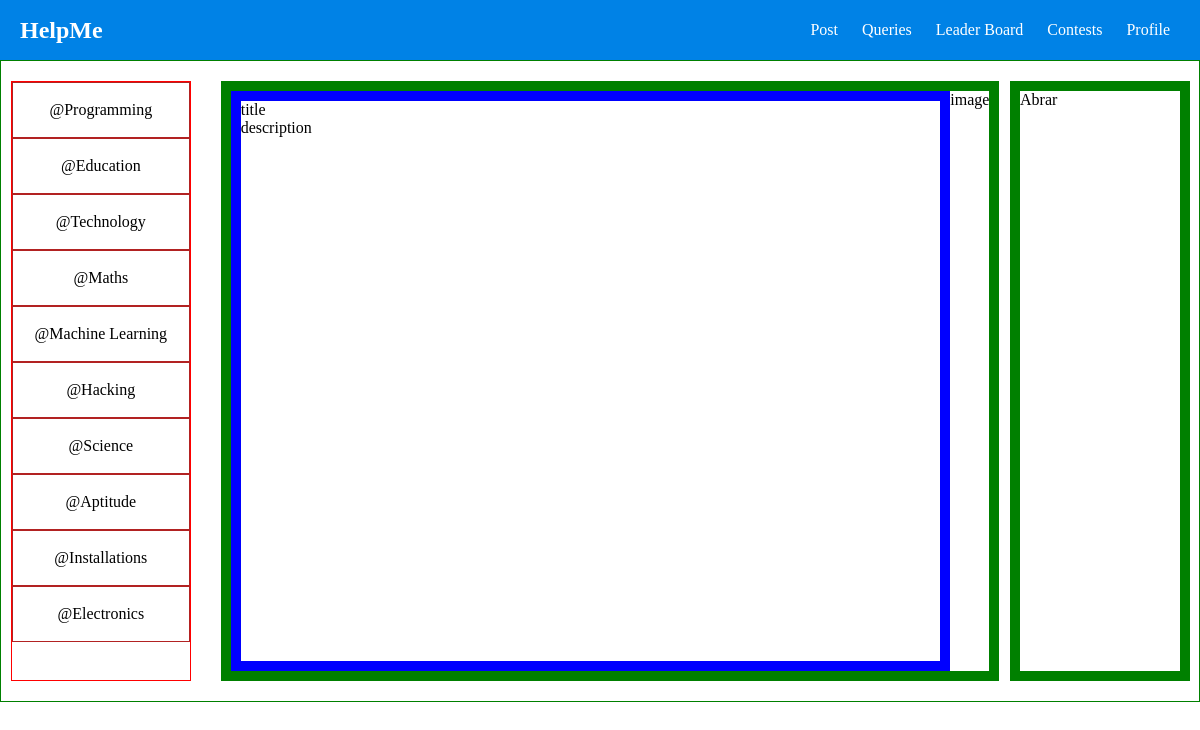
The page /mark85/op.php on the database its author committed.
### tables this page shows
CREATE TABLE `topics` (
  `id` int(11) NOT NULL,
  `name` varchar(255) NOT NULL,
  `slug` varchar(255) NOT NULL
);

### mark85/op.php (the view, shortened to what this page needs)
<?php include('config.php'); ?>
<?php
$topic = "SELECT * FROM topics";
$topic_fetch = mysqli_query($conn, $topic);
?>
<?php include('includes/main-header.php'); ?>
<!DOCTYPE html>
<html lang="en">
<head>
</head>
<body>
    <div class="container">
    <div class="sidebar">
    <?php foreach($topic_fetch as $topic_fetch_res): ?>
    <p><?php echo '@' . $topic_fetch_res['name'] ?></p>
    <?php endforeach ?>
    </div>
    <div class="content-bar">
    <div class="middle-bar">
    <p class="title">title</p>
    <p class="description">description</p>
    </div>
    <div class="img-bar">
    <p class="image">image</p>
    </div>
    </div>
    <div class="profile">
    <p>Abrar</p>
    </div>
    </div>
</body>
</html>

### mark85/includes/main-header.php (style rules this page uses)
* { margin: 0; padding: 0; text-decoration: none; -webkit-tap-highlight-color: rgba(0, 0, 0, 0) !important; }

### mark85/op.php (style rules this page uses)
* { padding: 0; margin: 0; box-sizing: border-box; }
.container { border: 1px solid green; display: flex; flex-wrap: wrap; margin: 0px 0px; }
.content-bar { display: flex; border: 10px solid green; width: 65%; margin: 20px 20px; }
.middle-bar { border: 10px solid blue; width: 100%; }
.sidebar { border: 1px solid red; width: 15%; height: 600px; margin: 20px 10px; text-align: center; }
.sidebar p { border: 1px solid firebrick; padding: 18px; }
.profile { margin: 20px 10px; width: 15%; border: 10px solid green; min-height: 600px; position: fixed; right: 0; }

### rows shown on the page
topics: name "Programming"
topics: name "Education"
topics: name "Technology"
topics: name "Maths"
topics: name "Machine Learning"
topics: name "Hacking"
topics: name "Science"
topics: name "Aptitude"
topics: name "Installations"
topics: name "Electronics"
